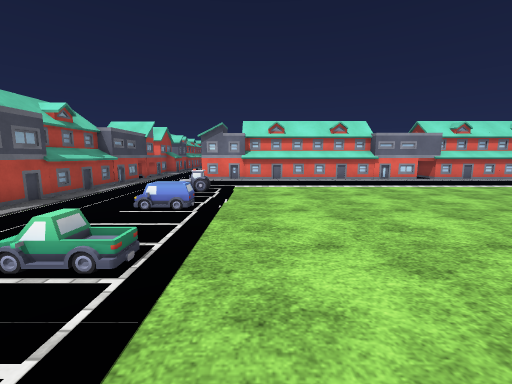
view 1 (above)

20 first-person views from a walk through a 3-D level made in the Unity game engine. The camera is 1.3 m above the floor, tilts 8° down and sees 90° across. The floor is counted in squares, 1 m on a side. Each view is taken from the middle of a square. On the plan, view 1 faces up. The plan holds only what a view shows up to about 13 squares ahead; the rest is blank. The place goes on beyond the plan. The terrain is drawn as flat ground. The player character is not drawn. Some surface patterns are stand-ins.

view 2
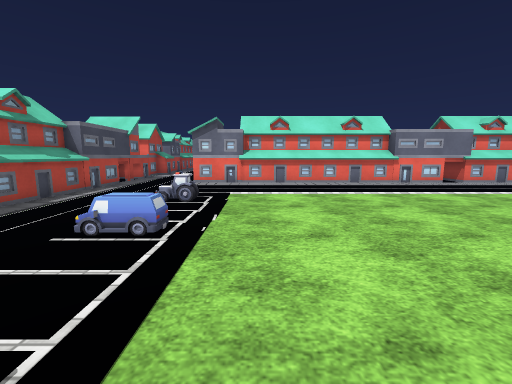

view 3
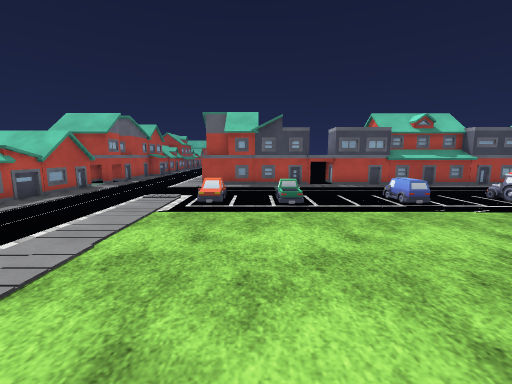

view 4
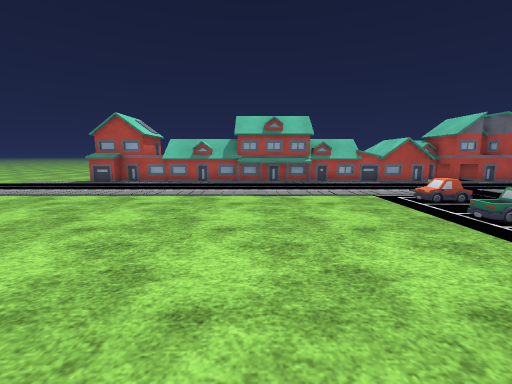

view 5
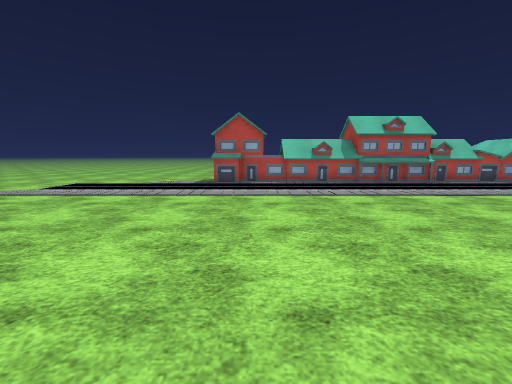

view 6
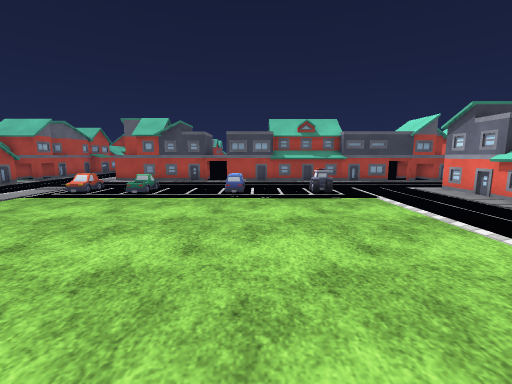

view 7
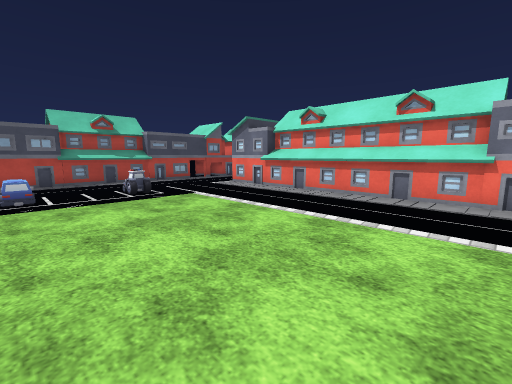

view 8
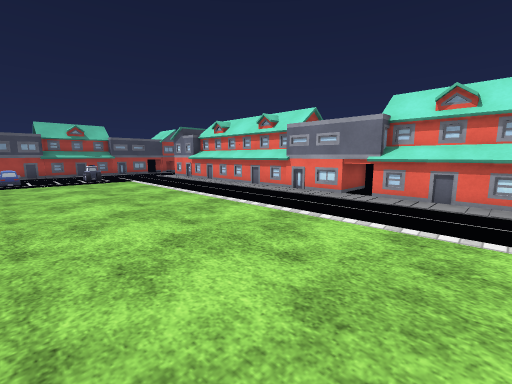

view 9
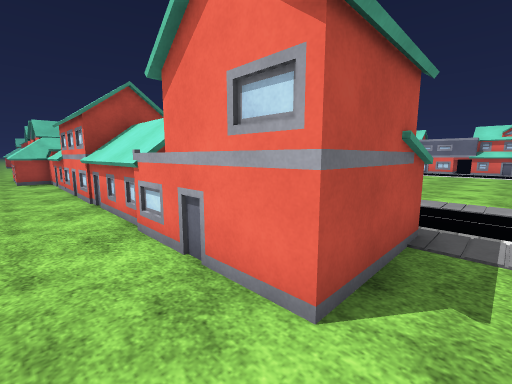

view 10
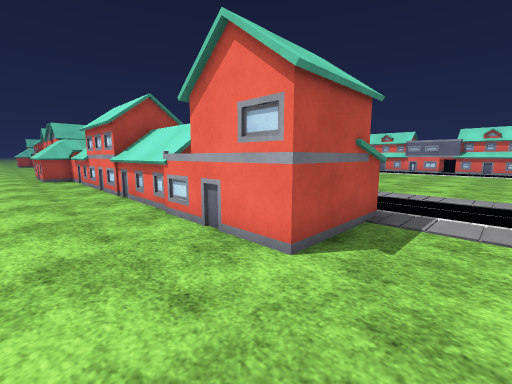

view 11
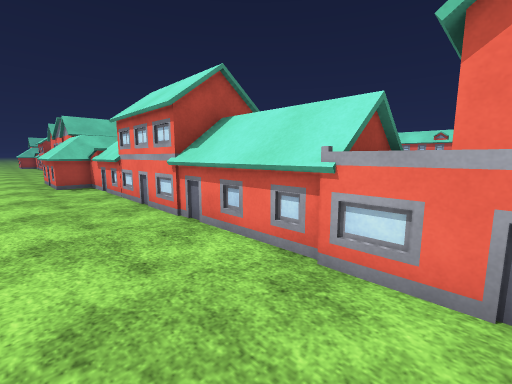

view 12
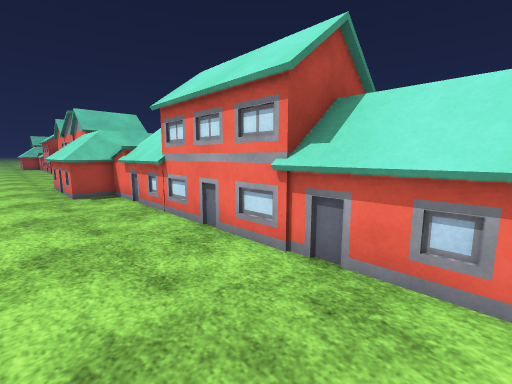

view 13
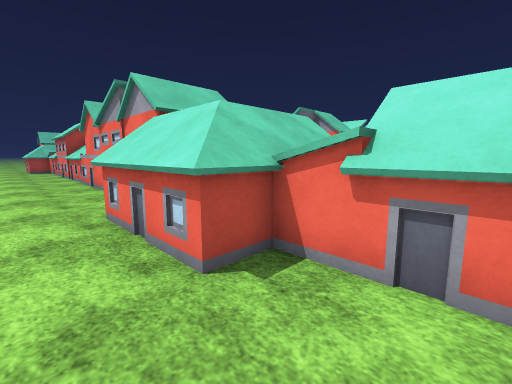

view 14
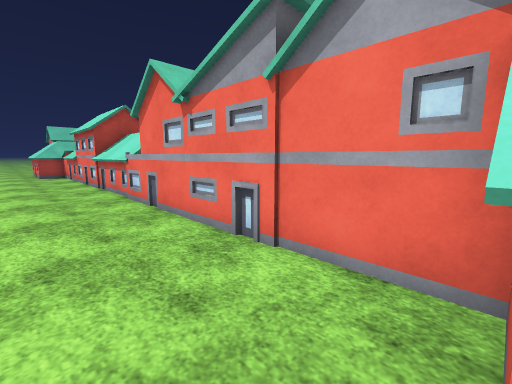

view 15
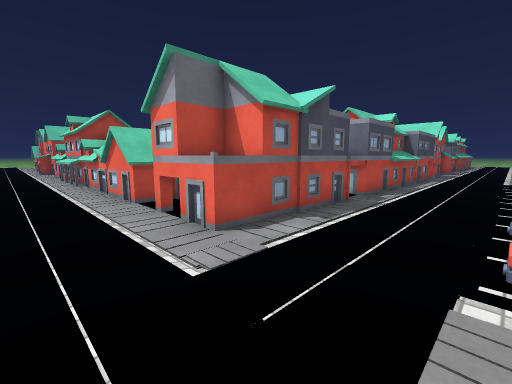

view 16
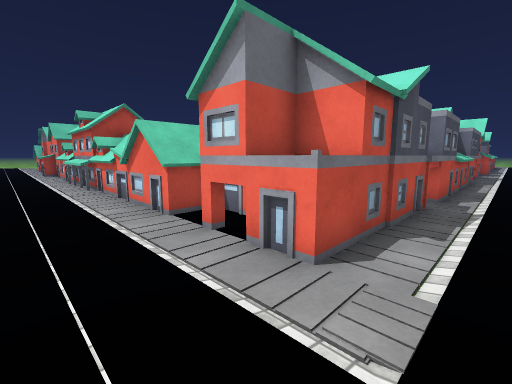

view 17
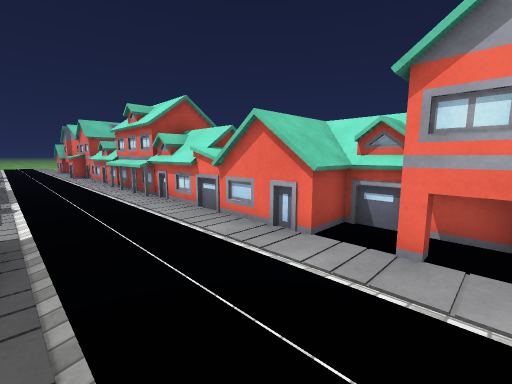

view 18
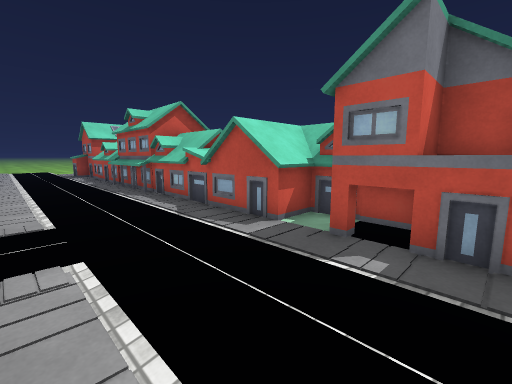

view 19
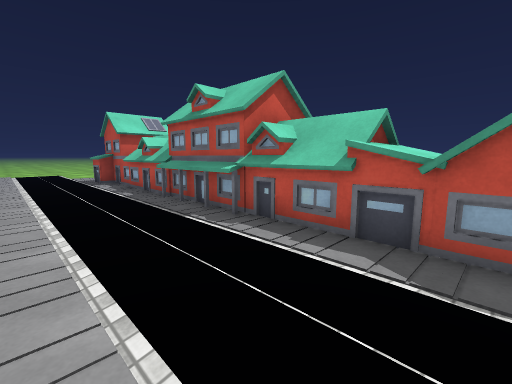

view 20
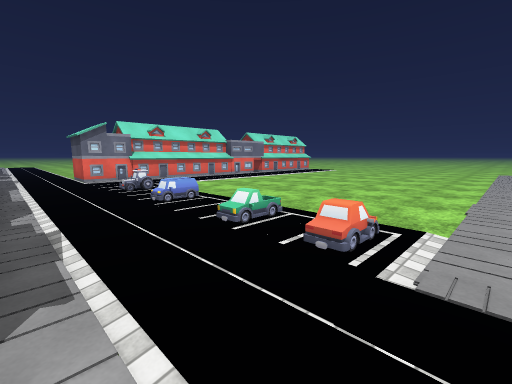

### Floor plan
Key: @ floor where view 1 was taken; # wall or solid block; . floor; O other object.
Columns run from 23 left of view 1 to 13 right of it. Each row starts with its distance up from view 1.
 16                 O.     O        O O
 15                  O..## OO#####O OOO#
 14                  O..O#OOOOOOOOOOOOOO
 13                  O...................
 12                 OO.. ................
 11                 OO.. ................
 10                 OO..  ...............
  9                 OO.. O...............
  8                 OO..  ...............
  7                 O...  ...............
  6                 O... O...............
  5                OO...  ...............
  4                 O...  ...............
  3                 O... O...............
  2        O    OO OO...  ...............
  1        OOO  OOOOO... O...............
  0 OOOO###OOOOOOOOOO......@.............
 -1 OOOOOOO..............................
 -2       ...............................
 -3         .............................
 -4 ..........  .....................OO..
 -5 O O          #OOOOOOOOOOOOOOOOOO###..
 -6 O    OO      #OOOOOOOOOO   OOO O###..
 -7 O####OOOO########OOOOOOO###OOOOO###..
 -8 ................OOOOO................
 -9 ................OOOO.................
-10 .....................................

Positions as (right, up) in squares from view 1, and headings:
1: (0, 0), facing up
2: (0, 2), facing up
3: (5, 2), facing left
4: (3, 8), facing down
5: (9, 8), facing down
6: (7, 7), facing left
7: (7, 6), facing up-left
8: (13, 6), facing up-left
9: (12, -9), facing up-left
10: (13, -10), facing up-left
11: (9, -10), facing up-left
12: (6, -10), facing up-left
13: (-1, -10), facing up-left
14: (-7, -10), facing up-left
15: (-3, -3), facing up-left
16: (-5, -3), facing up-left
17: (-8, -4), facing up-left
18: (-9, -1), facing down-right
19: (-4, -1), facing down-right
20: (-6, -1), facing up-right
